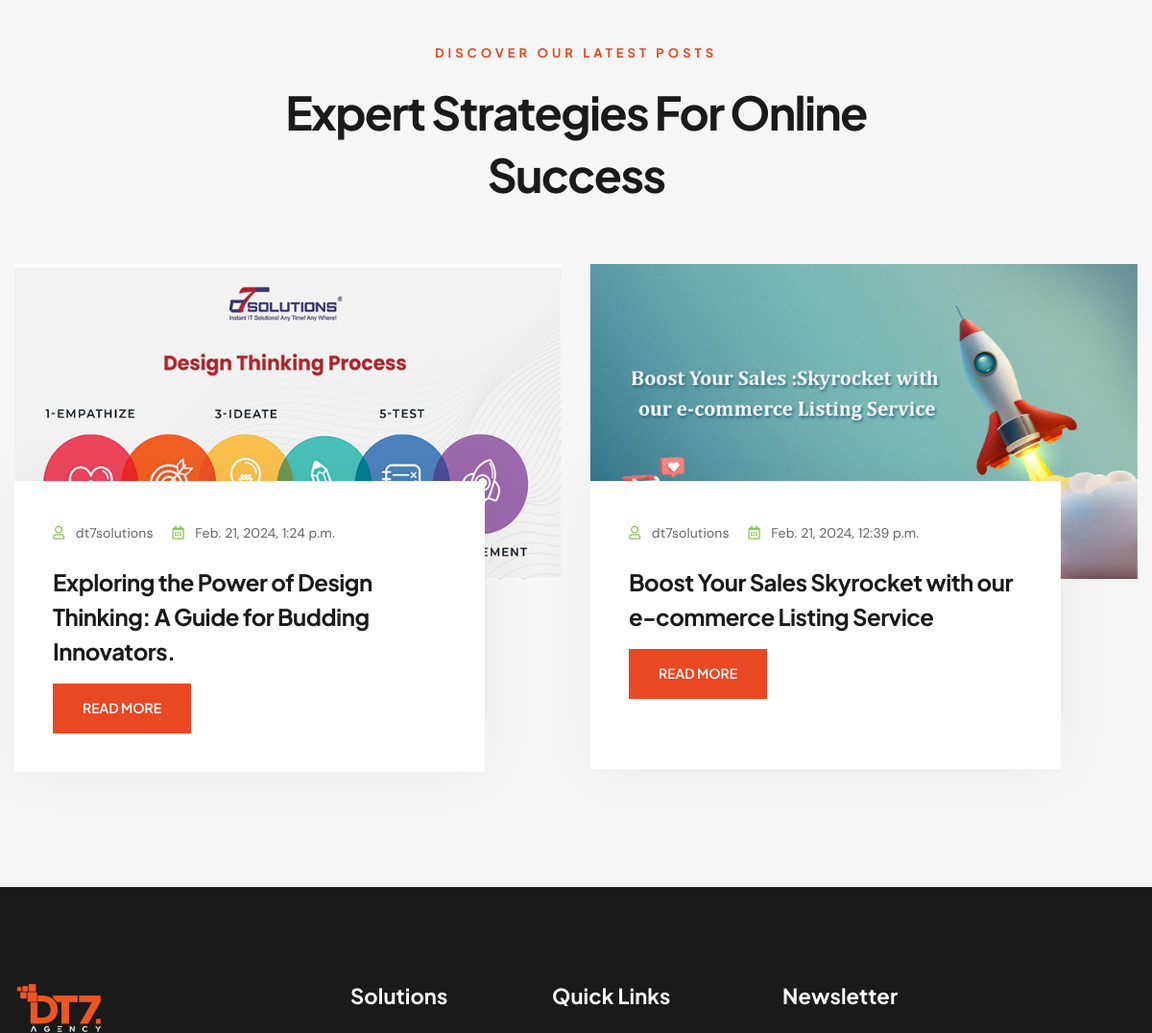
Before: / (middle part) with the older database file.
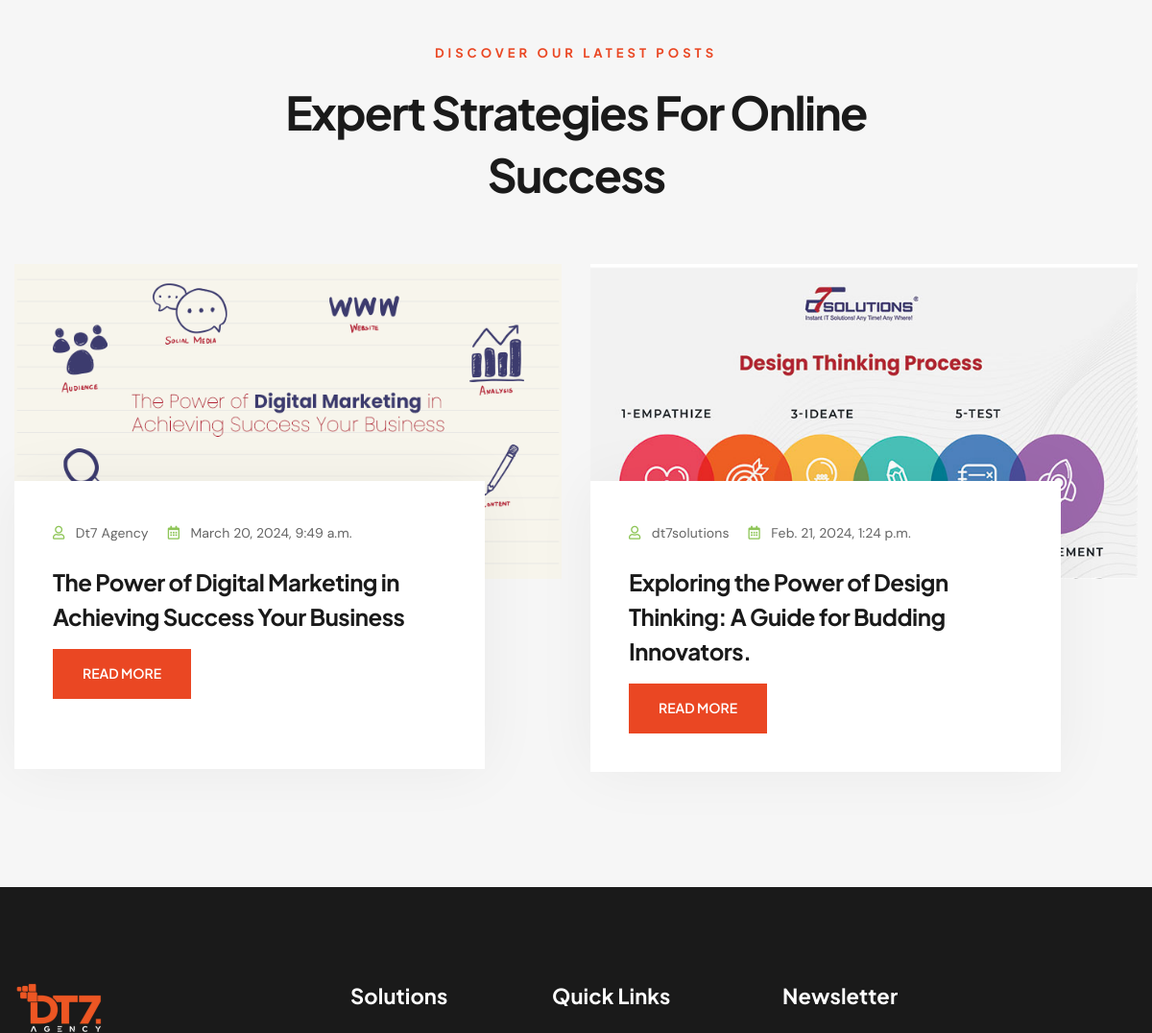
After: the same page with the newer database file.
### DT7App/models.py (models this page shows, shortened)
class BlogPost(models.Model):
    Id = models.AutoField(primary_key=True)
    Category = models.ForeignKey(Category,on_delete=models.CASCADE,related_name='categories')
    Title =  models.CharField(max_length=225,default="title")
    Image1 = models.ImageField(upload_to='uploads/')
    Body = RichTextField(blank=True,null=True)
    Sluglink = models.CharField(max_length=200 ,blank=True,null=True)
    Tags = models.CharField(max_length=100 )
    CreatedName =  models.CharField(max_length=100)
    Create_at = models.DateTimeField(default=datetime.now)
    status = models.IntegerField(choices=STATUS, default=0)
    class Meta:
        ordering = ['-Create_at']

### DT7App/views.py (the view)
# urls.py: path('', Home , name='home'),
@csrf_exempt
def Home(request):
    if request.method == 'POST':
        name = request.POST.get('exampleInputName')
        email = request.POST.get('exampleInputEmail')
        phone = request.POST.get('exampleInputPhone')
        service = request.POST.get('exampleSelectService')
        message = request.POST.get('exampleInputMessageinfo')
        print("Name:", name)
        print("Email:", email)
        print("Phone:", phone)
        print("Service:", service)
        print("Message:", message)
        try:
            send_mail(
                'New Contact Form Submission',  # Subject
                f'Email : {email}\nMessage: {message}\nPhone:{phone}\nServices Interested In: {", ".join(service)}',  # Message
                'manideepmadhuri456@gmail.com',  # Sender's email
                ['manideep723@gmail.com'],  # Recipient list
                fail_silently=False,  # Raise exception if sending fails
            )
            messages.success(request, 'Message has been successfully sent.')
        except Exception as e:
            messages.error(request, f'Failed to send message. Error: {e}')
            print("Error")
        latest_blogs = BlogPost.objects.filter().order_by('-Id')[:2]
        return render(request, 'uifiles/home.html',{'navbar':'Home','latest_blogs':latest_blogs})
    else:
        latest_blogs = BlogPost.objects.filter().order_by('-Id')[:2]
        return render(request, 'uifiles/home.html',{'navbar':'Home','latest_blogs':latest_blogs})

### templates/uifiles/home.html (shortened to what this page needs)
{% extends 'uifiles/base.html' %}
{% load static %}
{% block content %}
       <section class="blog-one pt-5">
        <div class="container">
            <div class="blog-one__sec-title sec-title wow animated fadeIn" data-wow-delay="0.1s" data-wow-duration="1500ms">
                <p class="sec-title__top">Discover Our Latest Posts</p>
                <h2 class="blog-one__heading sec-title__heading">Expert Strategies for Online Success</h2>
            </div>
            <div class="row">
                {% for blogitem in latest_blogs %}
                <div class="col-xl-6 col-md-6 wow animated fadeInUp" data-wow-delay="0.1s" data-wow-duration="1500ms">
                    <div class="blog-page__blog">
                        <div class="blog-page__blog-img-box">
                            <img src="/media/{{blogitem.Image1}}" alt="blog" class="blog-page__blog-img">
                        </div>
                        <div class="blog-page__blog-content">
                            <ul class="blog-page__blog-info">
                                <li>
                                    <i class="far fa-user"></i>
                                    <span>{{blogitem.CreatedName}}</span>
                                </li>
                                <li>
                                    <i class="far fa-calendar-alt"></i>
                                    <span>{{blogitem.Create_at}}</span>
                                </li>
                            </ul>
                            <a href="/blog/{{blogitem.Sluglink}}" class="blog-page__blog-title mb-3">{{blogitem.Title}} </a>
                            <a href="/blog/{{blogitem.Sluglink}}" class="blog-page__blog-btn digihub-btn digihub-btn--secondary">READ MORE </a>
                        </div>
                    </div>
                </div>
                {% endfor %}
            </div>
        </div>
    </section>
        {% endblock %}

### templates/uifiles/base.html (shortened to what this page needs)
{% load static %}
<!DOCTYPE html>
<html lang="en">
<head>
    <link rel="stylesheet" href="{% static 'assets/vendors/bootstrap/css/bootstrap.min.css' %}">
    <link rel="stylesheet" href="{% static 'assets/vendors/bootstrap-select/bootstrap-select.min.css' %}">
    <link rel="stylesheet" href="{% static 'assets/vendors/animate/animate.min.css' %}">
    <link rel="stylesheet" href="{% static 'assets/vendors/fontawesome/css/all.min.css' %}">
    <link rel="stylesheet" href="{% static 'assets/vendors/digihub-icons/style.css' %}">
    <link rel="stylesheet" href="{% static 'assets/vendors/jarallax/jarallax.css' %}">
    <link rel="stylesheet" href="{% static 'assets/vendors/jquery-magnific-popup/jquery.magnific-popup.css' %}">
    <link rel="stylesheet" href="{% static 'assets/vendors/nouislider/nouislider.min.css' %}">
    <link rel="stylesheet" href="{% static 'assets/vendors/nouislider/nouislider.pips.css' %}">
    <link rel="stylesheet" href="{% static 'assets/vendors/tiny-slider/tiny-slider.css' %}">
    <link rel="stylesheet" href="{% static 'assets/vendors/owl-carousel/css/owl.carousel.min.css' %}">
    <link rel="stylesheet" href="{% static 'assets/vendors/owl-carousel/css/owl.theme.default.min.css' %}">
    <link rel="stylesheet" href="{% static 'assets/css/digihub.css' %}">
</head>
<body class="custom-cursor">
    <div class="page-wrapper">
        {% block content %}
        {% endblock %}
         <footer class="footer-one">
            <div class="container">
                <div class="row">
                    <div class="col-xl-3 col-md-5 wow animated fadeInUp" data-wow-delay="0.1s" data-wow-duration="1500ms">
                        <div class="footer-one__about-box">
                            <div class="footer-one__logo-box">
                                <a href="index.html">
                                    <img src="{% static 'assets/images/about/logowhite.png' %}" alt="logo-dark" class="footer-one__logo">
                                </a>
                            </div>
                        </div>
                    </div>
                    <div class="col-xl-2 col-md-3 col-sm-6 wow animated fadeInUp" data-wow-delay="0.3s" data-wow-duration="1500ms">
                        <div class="footer-one__link-box footer-one__link-box-one">
                            <h3 class="footer-one__title">Solutions</h3>
                        </div>
                    </div>
                    <div class="col-xl-3 col-md-4 col-sm-6 wow animated fadeInUp" data-wow-delay="0.5s" data-wow-duration="1500ms">
                        <div class="footer-one__link-box footer-one__link-box-two">
                            <h3 class="footer-one__title">Quick Links</h3>
                        </div>
                    </div>
                    <div class="col-xl-4 col-lg-7 wow animated fadeInUp" data-wow-delay="0.7s" data-wow-duration="1500ms">
                        <div class="footer-one__newsletter-box">
                            <h3 class="footer-one__title">Newsletter</h3>
                        </div>
                    </div>
                </div>
            </div>
        </footer>
    </div>
    <div class="search-popup">
    </div>
</body>
</html>

Changed rows visible on the page:
no longer on this page (row unchanged): BlogPost: Image1 (picture), CreatedName "dt7solutions", Create_at "Feb. 21, 2024, 12:39 p.m.", Title "Boost Your Sales Skyrocket with our e-commerce Listing Service"
added BlogPost: Image1 (picture), CreatedName "Dt7 Agency", Create_at "March 20, 2024, 9:49 a.m.", Title "The Power of Digital Marketing in Achieving Success Your Business"
